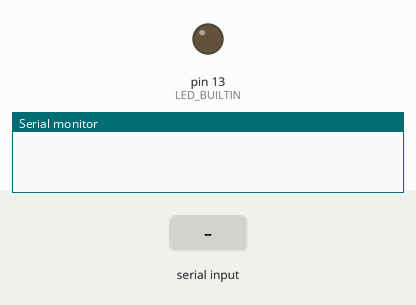
Bench run of a sketch on a simulated Arduino Uno, built with avr-gcc and run on an emulated ATmega328P. Shown: output pins drawn as LEDs (lit = HIGH), the last lines printed to the serial monitor. The inputs (shaded band) are chosen by the test bench.

Above: at 1.2 s.
1.3 s: "turn on" received over Serial
At 3.1 s:
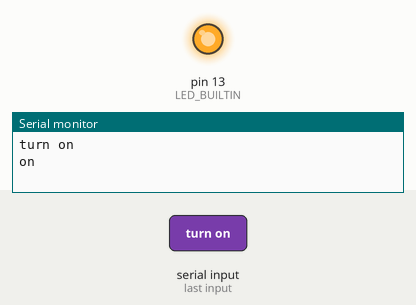
3.8 s: "turn off" received over Serial
At 5.1 s:
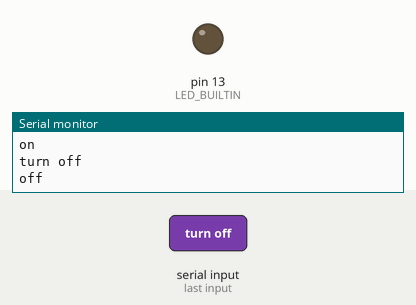
6.3 s: "1" received over Serial
At 11.4 s:
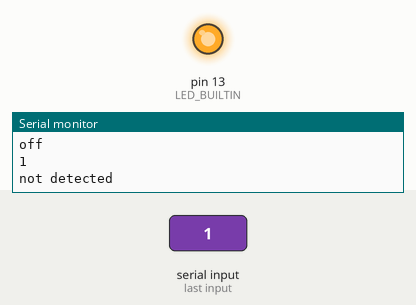
Timing chart, 0 to 12.9 s (numbered marks = the images above; inputs shaded):
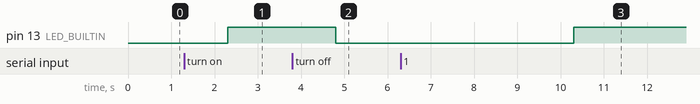

The sketch:

simplecommands.ino
```cpp
void setup() {
  Serial.begin(9600);
  pinMode(LED_BUILTIN, OUTPUT);
}

void loop() {

  if (Serial.available() > 0) {

    String inputString = Serial.readString();
    inputString.toLowerCase();

    if (inputString == "turn on") {

      Serial.println(inputString + "\non");
      digitalWrite(LED_BUILTIN, HIGH);

    } else if (inputString == "turn off") {

      Serial.println(inputString + "\noff");
      digitalWrite(LED_BUILTIN, LOW);

    } else {

      Serial.println(inputString + "\nnot detected");
      digitalWrite(LED_BUILTIN, LOW);
      delay(3000);
      digitalWrite(LED_BUILTIN, HIGH);
      delay(3000);

    }
  }
}
```

Measured:
- after the input at 1.3 s, pin 13 (LED_BUILTIN): LOW → HIGH after 1.0 s
- after the input at 3.8 s, pin 13 (LED_BUILTIN): HIGH → LOW after 1.0 s
- after the input at 6.3 s, pin 13 (LED_BUILTIN): LOW → HIGH after 4.0 s
